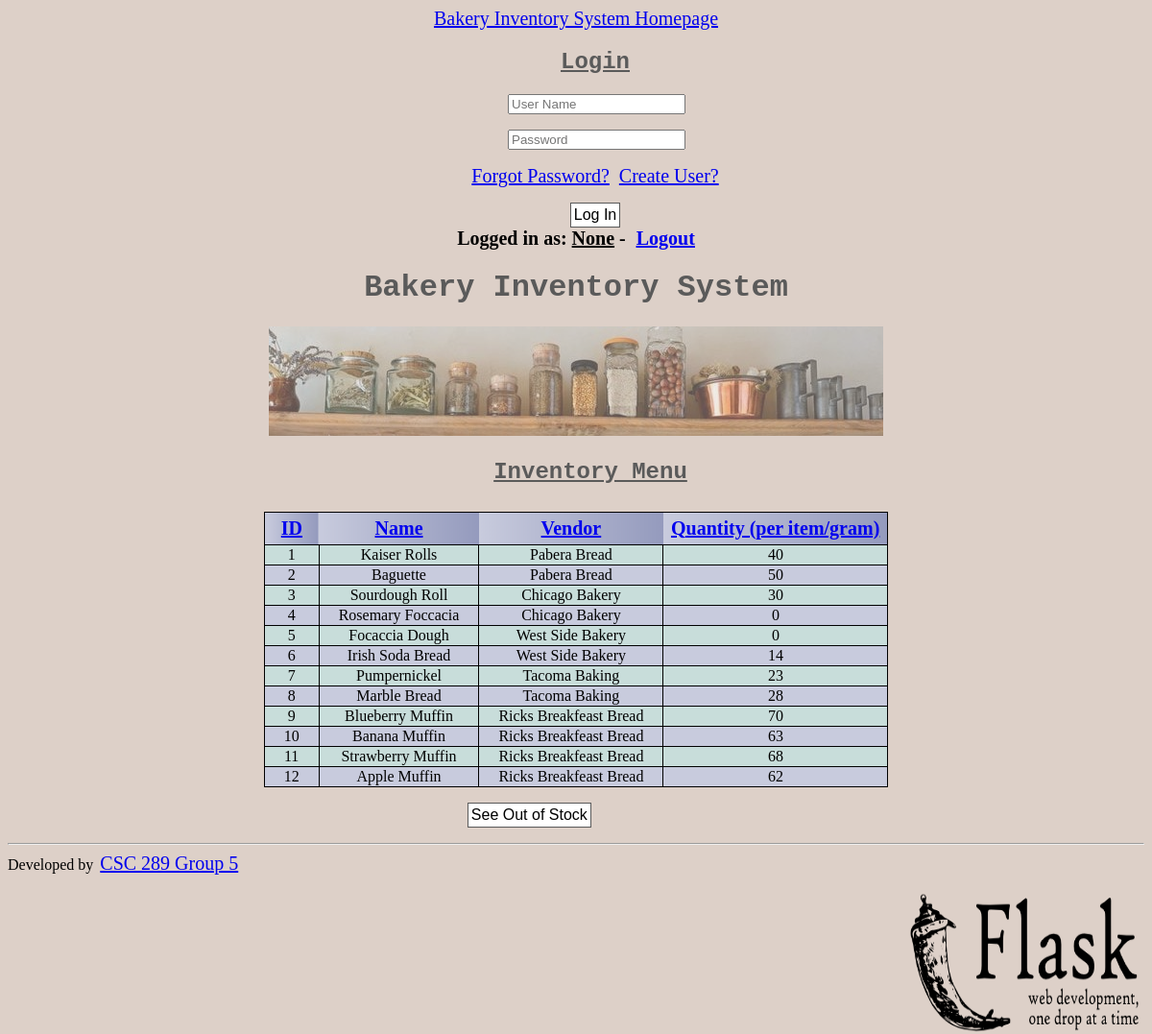
Page /inventory on the committed database.
### tables this page shows
CREATE TABLE product (
    id INTEGER PRIMARY KEY AUTOINCREMENT,
    name VARCHAR2,
    vendor VARCHAR2,
    quantity INTEGER
);

### main.py (the view, shortened to what this page needs)
@app.route("/inventory", methods=["GET", "POST"])
def inventory():
    if 'inventory' not in g:
        g.inventory = list_inventory()
    return render_template("inventory.html")

### database.py (called while the page is built)
def list_inventory():
    conn = sqlite3.connect("database/inventory.db")
    c = conn.cursor()
    c.execute("SELECT * FROM product;")
    result = [n for n in c.fetchall()]
    conn.close()
    return result

### templates/inventory.html (shortened to what this page needs)
{% extends "layout.html" %}
{% block page_title %}Bakery Inventory System{% endblock %}
{% block body %}
    <link rel="stylesheet" type="text/css" href="Group5CSS.css">
<h2>Inventory Menu</h2>
<table style="margin:auto;text-align:center;">
    <tr style="table-layout:auto;white-space:nowrap;margin:100px;" >
        <th><a href="/inventory_sort0">ID</a></th>
        <th><a href="/inventory_sort1">Name</a></th>
        <th><a href="/inventory_sort2">Vendor</a></th>
        <th><a href="/inventory_sort3">Quantity (per item/gram)</a></th>
    </tr>
    {% for row in g.inventory: %}
    <tr>
        {% for item in row %}
            <td style=""> {{ item }} </td>
        {% endfor %}
    </tr>
    {% endfor %}
</table>
<button id="showOver" style="opacity:100%;background-color:white;" onclick="open_overlay()">See Out of Stock</button>
{% endblock %}

### templates/layout.html (shortened to what this page needs)
<!DOCTYPE html>
<html lang="eng">
<link rel="stylesheet" href="{{ url_for('static', filename='css/Group5CSS.css') }}">
<nav class="navbar navbar-inverse">
    <div class="container-fluid" style="margin:auto; text-align:center; max-width: 500px;">
        <div class="navbar-header" style="margin:auto; text-align:center; max-width: 500px;">
            <a class="navbar-brand" href="/" style="text-align:center; max-width: 500px;">Bakery Inventory System
                Homepage</a>
        </div>
        <div class="collapse navbar-collapse" id="myNavbar"
             style="margin:auto; text-align:center; max-width: 500px;">
            <ul class="nav navbar-nav navbar-right" style="margin:auto; text-align:center; max-width: 500px;">
                {% if session.get("current_user", None) == None %}
                <form action="/login" method="post" class="navbar-form navbar-right">
                    <h1 style="text-decoration: underline;">Login</h1>
                    <div class="form-group">
                        <label for="user"></label><input type="text" name="id" id="user" placeholder="User Name"
                                                         class="form-control" required>
                    </div>
                    <div class="form-group">
                        <label for="pass"></label><input type="password" name="pw" id="pass"
                                                         placeholder="Password" class="form-control">
                    </div>
                    <a href="{{ url_for('password_reset') }}">Forgot Password?</a>
                    <a href="{{ url_for('add_user') }}">Create User?</a>
                    <button type="submit" class="btn btn-success">Log In</button>
                </form>
                {% endif %}
            </ul>
        </div>
        <a style="margin:auto; text-align:center; max-width: 500px;"><b>Logged in as: <u>{{
            session.get("current_user") }}</u> - </b></a>
        <a href="{{ url_for('logout') }}"
           style="margin:auto; text-align:center; max-width: 500px;"><b><u>Logout</u></b></a>
    </div>
</nav>
<div class="under-h1-container" style="margin:auto; text-align:center;">
    <h1>{% block page_title %}{% endblock %}</h1>
    <img alt="Shelf underneath the heading" src="{{ url_for('static', filename='css/shelfing.jpg') }}"
         style="position: relative;opacity:60%"></img>
    <p>{% block body %}{% endblock %}</p>
</div>
<div class='container'>
    <hr>
    Developed by <a title="Github Link" href='https://github.com/Hunterbeachum/bakery-inventory'>CSC 289 Group
    5 </a>
    <a href="https://flask.palletsprojects.com/en/2.2.x/">
        <img src="{{ url_for('static', filename='css/flask-powered.png') }}" alt="Flask Powered" width="250"
             height="150" style="border:0;display:inline-flex;float:right;" title="Flask powered">
    </a>
</div>
</html>

### static/css/Group5CSS.css (style rules this page uses)
h1 { color: #5A5A5A; font-weight: bolder; font-family: courier, serif; }
h2 { text-decoration: underline; padding-left: 30px; color: #5A5A5A; font-weight: bold; font-family: courier, serif; }
input { margin-left: 3px; justify-content: space-evenly; }
button { font-size: 16px; border: 1px solid #5A5A5A; background-color: #FFFFFF; padding: 3px; }
a { font-size: 20px; padding: 3px; }
table { border-collapse: collapse; border-right: 1px solid black; border-left: 1px solid black; }
table td { border-right: 1px solid black; border-left: 1px solid black; padding-left: 20px; padding-right: 20px; }
table tr { border-top: 1px solid black; text-align: center; padding-left:5px; padding-right:5px; }
table th { padding: 5px; background-image: linear-gradient(to right, #C8CBDD, #949ABD) }
tr:last-child { border-bottom: 1px solid black; }
tr:nth-child(even) { background-color: #C8DDDA; }
tr:nth-child(odd) { background-color: #C8CBDD; }

### rows in the picture
product: row "1" "40", name "Kaiser Rolls", vendor "Pabera Bread"
product: row "2" "50", name "Baguette", vendor "Pabera Bread"
product: row "3" "30", name "Sourdough Roll", vendor "Chicago Bakery"
product: row "4" "0", name "Rosemary Foccacia", vendor "Chicago Bakery"
product: row "5" "0", name "Focaccia Dough", vendor "West Side Bakery"
product: row "6" "14", name "Irish Soda Bread", vendor "West Side Bakery"
product: row "7" "23", name "Pumpernickel", vendor "Tacoma Baking"
product: row "8" "28", name "Marble Bread", vendor "Tacoma Baking"
product: row "9" "70", name "Blueberry Muffin", vendor "Ricks Breakfeast Bread"
product: row "10" "63", name "Banana Muffin", vendor "Ricks Breakfeast Bread"
product: row "11" "68", name "Strawberry Muffin", vendor "Ricks Breakfeast Bread"
product: row "12" "62", name "Apple Muffin", vendor "Ricks Breakfeast Bread"

### other values in the picture
{{ session.get("current_user") }} "None"
